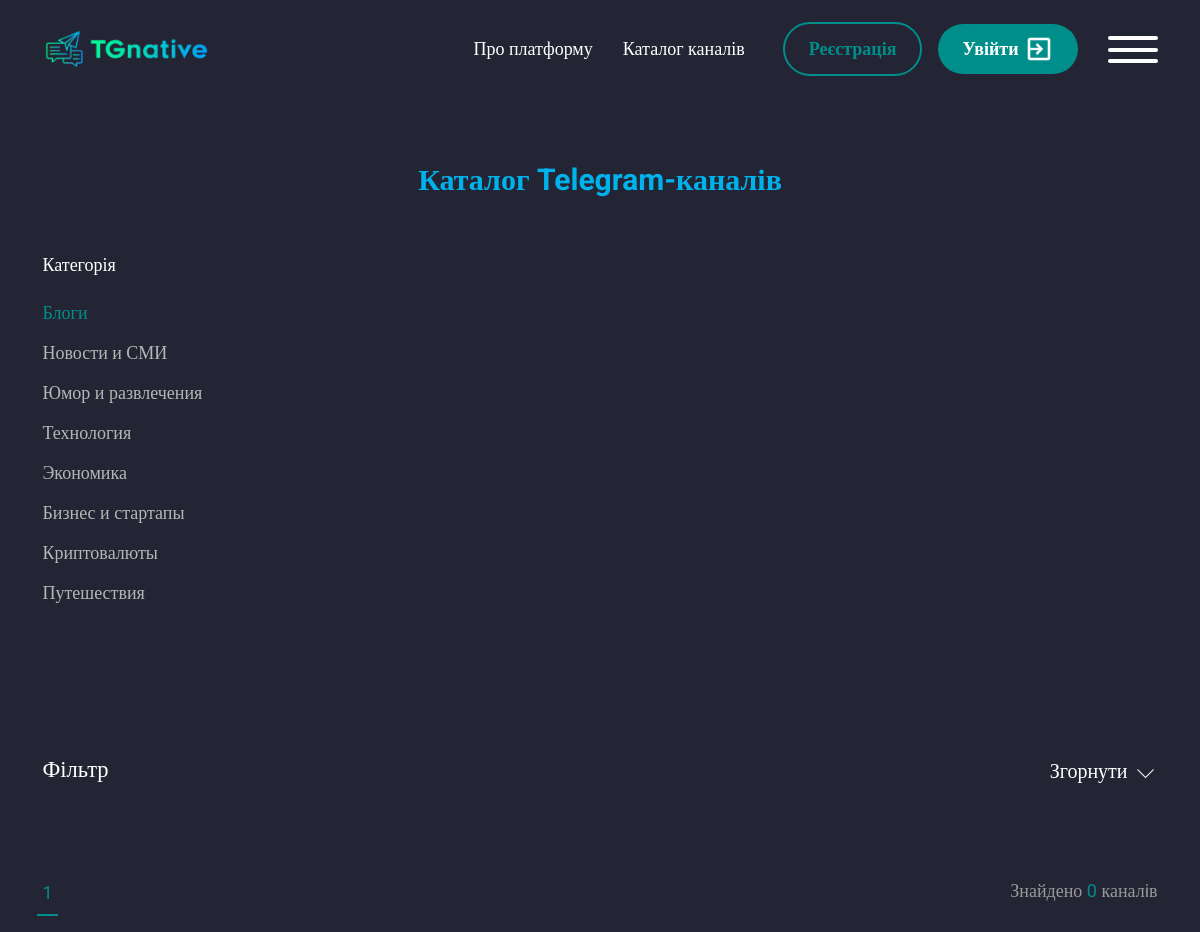
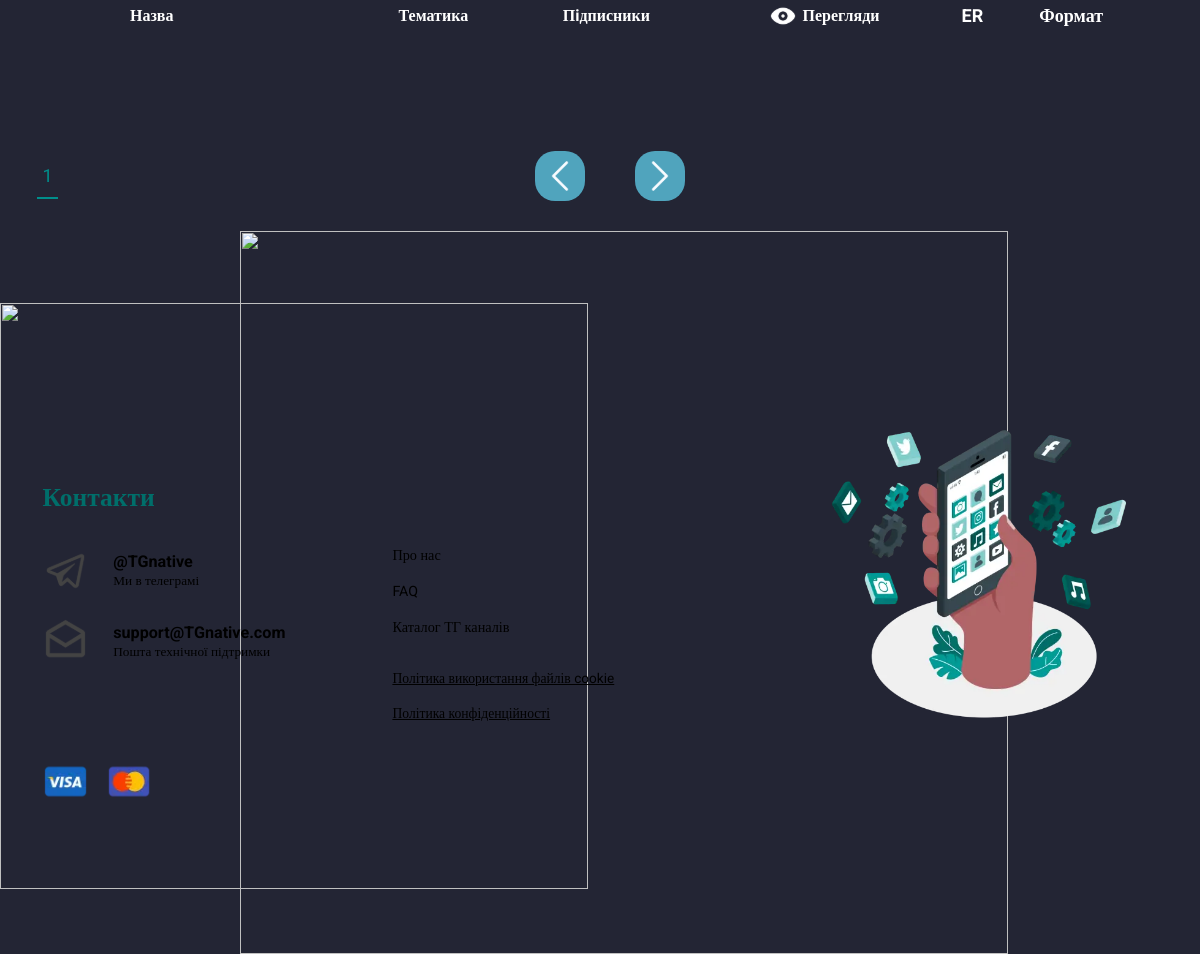
Screenshot of /category-list/?selected_category=Блоги with the database file from the repository (2 pictures, top to bottom).
### accounts/models.py (models this page shows, shortened)
class Category_chanels(models.Model):
    name=models.CharField(max_length=150)
    created_at=models.DateTimeField(auto_now_add=True)

### accounts/views.py (the view)
# urls.py: path('category-list/',views.CategoryChanelPage.as_view(),name='category-list'),
class CategoryChanelPage(ListView):
    template_name = 'category.html'
    model = Chanel
    paginate_by = 6
    login_url = reverse_lazy('login')
    def get_queryset(self):
        search_query = self.request.GET.get('chanel_link')
        select_category = self.request.GET.get('selected_category')
        chanel_name = self.request.GET.get('chanel_name')
        views_from=self.request.GET.get('views_from')
        views_to=self.request.GET.get('views_to')
        subscribers_from=self.request.GET.get('subscribers_from')
        subscribers_to=self.request.GET.get('subscribers_to')
        cost_from=self.request.GET.get('cost_from')
        cost_to = self.request.GET.get('cost_to')
        description=self.request.GET.get('search-desc')
        queryset = Chanel.objects.exclude(pictures='')
        if search_query:
            queryset = queryset.filter(chanel_link__icontains=search_query)
        if select_category:
            queryset = queryset.filter(add_chanel__category__name=select_category)
        if chanel_name:
            queryset = queryset.filter(name__icontains=chanel_name)
        if description:
            queryset=queryset.filter(add_chanel__description__icontains=description)
        if views_from and views_to :
            queryset=queryset.filter(views__range=[views_from, views_to])
        if subscribers_from and subscribers_to :
            queryset=queryset.filter(subscribers__range=[subscribers_from, subscribers_to])
        if cost_from and cost_to :
            queryset = queryset.filter(add_chanel__cost_formats__cost_per_format__range=[cost_from, cost_to])
        return queryset
    def get_context_data(self, *, object_list=None, **kwargs):
        context = super().get_context_data(**kwargs)
        context['lists'] = self.get_queryset().count()
        context['count'] = Chanel.objects.select_related('add_chanel').prefetch_related('add_chanel__cost_formats')
        context['category'] = Category_chanels.objects.all()
        return context

### accounts/context_processors.py (called while the page is built, shortened)
def user_authenticated(request):
    user_authenticated_data = {'user_authenticated': request.user.is_authenticated}
    return user_authenticated_data

### accounts/templates/category.html (shortened to what this page needs)
{% extends 'base.html' %}
{% load mathfilters %}
{% load static %}
    {% block content %}
    <main class="page">
			<section class="catalog-mainscreen">
				<div class="catalog-mainscreen__container container">
					<h1 class="title title_center">Каталог Telegram-каналів</h1>
					<div class="catalog-mainscreen__cat">
										<div class="label-white">Категорія</div>
										<div class="catalog-mainscreen__cat-lists">
                                                    {% for item in category %}
                                            {% if forloop.counter0|divisibleby:8 %}
                                                <ul class="catalog-mainscreen__cat-list">
                                            {% endif %}
                                              <li class="catalog-mainscreen__cat-item">
												   {% if request.GET.selected_category == item.name %}
												   <a href="{% url 'category-list' %}"> <button class="catalog-mainscreen__cat-btn _active" type="button">{{ item.name }}</button></a>
												  {% else %}
												  <a href="?selected_category={{item.name}}"> <button class="catalog-mainscreen__cat-btn" type="button">{{ item.name }}</button></a>
												  {% endif %}
												</li>
                                            {% if forloop.last %}
                                                </ul>
                                            {% endif %}
                                        {% endfor %}
										</div>
									</div>
					<div data-spollers class="spollers">
						<div class="spollers__item">
							<button type="button" data-spoller class="spollers__title">
								<span class="label-white label-white_s24">
									Фільтр
								</span>
								<span class="label-white label-white_s20">
									Згорнути
									<img class="arrow" src="{% static 'img/icons/arrow-down.svg' %}" alt="">
								</span>
							</button>
						</div>
					</div>
				</div>
			</section>
			<section class="search-channels">
				<div class="search-channels__container">
					<div class="search-channels__head">
						<div class="search-channels__tabs-head">
							<div class="search-channels__nums tabs-navigation">
								{% for p in page_obj.paginator.page_range %}
								 {% if page_obj.number == p %}
								<a href="?page={{ p }}">
								<button class="search-channels__num tabs-navigation__title _tab-active" type="button">{{p}}</button>
								</a>
								{% else %}
								<a href="?page={{ p }}">
								<button class="search-channels__num tabs-navigation__title" type="button">{{p}}</button>
								</a>
								{% endif %}
								{% endfor %}
							</div>
							<div class="search-channels__head-text">
								Знайдено <span>{{ lists }}</span> каналiв
							</div>
						</div>
					</div>
					<div class="table-wrap">
						<table class="table table_w">
							<thead>
								<tr>
									<th scope="col">
										<div class="label-white label-white_s16">Назва</div>
									</th>
									<th scope="col">
										<div class="label-white label-white_s16">Тематика</div>
									</th>
									<th>
										<div class="label-white label-white_s16">Пiдписники</div>
									</th>
									<th>
										<div class="d-flex">
											<img src="img/icons/eye.svg" alt="">
											<div class="label-white label-white_s16">Перегляди</div>
										</div>
									</th>
									<th>
										ER
									</th>
									<th>
										Формат
									</th>
								</tr>
							</thead>
						</table>
					</div>
					<div class="search-channels__bottom">
						<div class="search-channels__nums tabs-navigation">
							{% for p in page_obj.paginator.page_range %}
								 {% if page_obj.number == p %}
								<a href="?page={{ p }}">
								<button class="search-channels__num tabs-navigation__title _tab-active" type="button">{{p}}</button>
								</a>
								{% else %}
								<a href="?page={{ p }}">
								<button class="search-channels__num tabs-navigation__title" type="button">{{p}}</button>
								</a>
								{% endif %}
								{% endfor %}
						</div>
						<div class="search-channels__arrows">
							 {% if page_obj.has_previous %}
							<a href="?page={{page_obj.previous_page_number}}" class="search-channels__arrow search-channels__arrow_left" >
								<img class="img-fluid" src="{% static 'img/icons/arrow-left.svg' %}" alt="">
							</a>
							{% else %}
							<a  href="?page={{page_obj.number}}" class="search-channels__arrow search-channels__arrow_left" >
								<img class="img-fluid" src="{% static 'img/icons/arrow-left.svg' %}" alt="">
							</a>
							{% endif %}
							 {% if page_obj.has_next %}
							<a href="?page={{ page_obj.next_page_number }}" class="search-channels__arrow search-channels__arrow_right" >
								<img class="img-fluid" src="{% static 'img/icons/arrow-left.svg' %}" alt="">
							</a>
							{% else %}
							<a href="?page={{ page_obj.number }}" class="search-channels__arrow search-channels__arrow_right" >
								<img class="img-fluid" src="{% static 'img/icons/arrow-left.svg' %}" alt="">
							</a>
							{% endif %}
						</div>
					</div>
				</div>
			</section>
		</main>
{% endblock %}

### rows the page displays
Category_chanels: name "Блоги"
Category_chanels: name "Новости и СМИ"
Category_chanels: name "Юмор и развлечения"
Category_chanels: name "Технология"
Category_chanels: name "Экономика"
Category_chanels: name "Бизнес и стартапы"
Category_chanels: name "Криптовалюты"
Category_chanels: name "Путешествия"

### other values shown
{{ p }} "1"
{{ lists }} "0"
